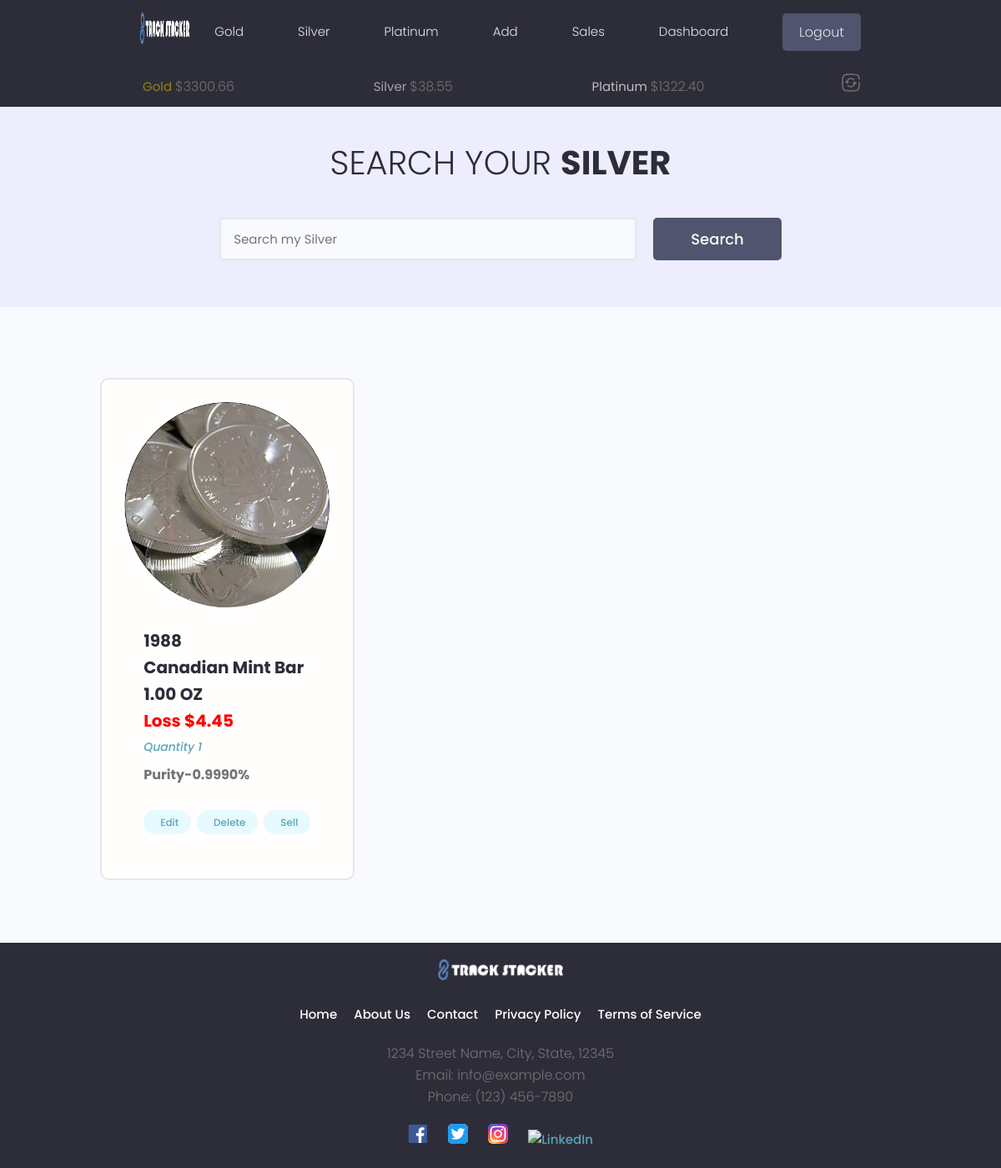
The app's page /silver/ (signed in), older data.
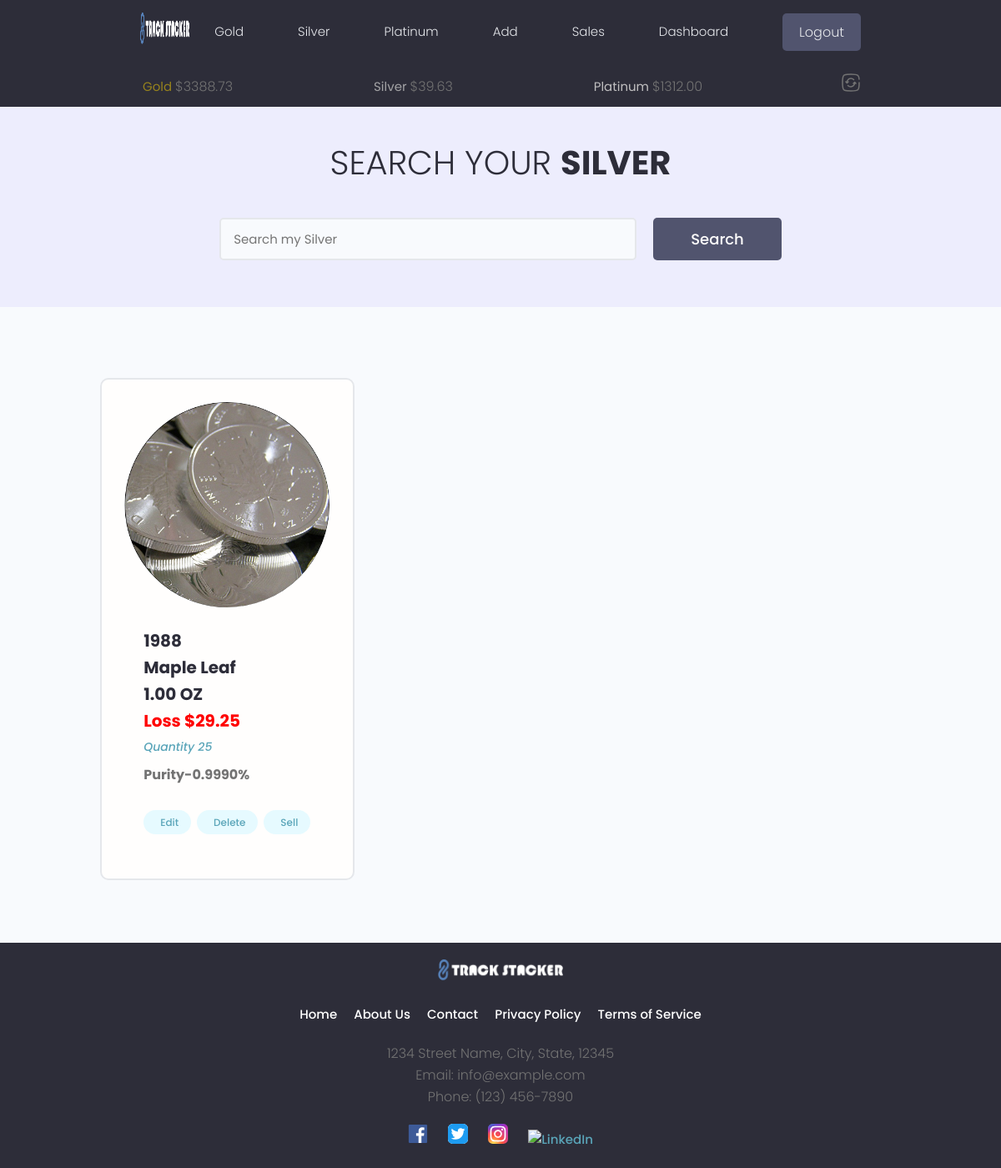
The same page, newer data.
### tracker/models.py (models this page shows, shortened)
class MetalsData(models.Model):
    owner = models.OneToOneField(Profile, on_delete=models.CASCADE)
    timestamp = models.IntegerField(default=0)
    rates = models.JSONField(default=dict)
    currency = models.CharField(max_length=30)
    current_gold_price = models.DecimalField(max_digits=30, decimal_places=2, default=0)
    current_silver_price = models.DecimalField(max_digits=30, decimal_places=2, default=0)
    current_platinum_price = models.DecimalField(max_digits=30, decimal_places=2, default=0)
    class Meta:
        verbose_name_plural = "Metals Data"

class Silver(models.Model):
    METAL_TYPES = (
        ('gold', 'Gold'),
        ('silver', 'Silver'),
        ('platinum', 'Platinum'),
    )
    BAR_ROUND_MISC = (
        ('bar', 'Bar'),
        ('round', 'Round'),
        ('misc', 'Misc'),
    )
    UNIT_CHOICES = [
        ('GRAMS', 'Grams'),
        ('TROY_OUNCES', 'Troy Ounces'),
    ]
    COA_PRESENT = [
        ('yes', 'Yes'),
        ('no', 'No'),
    ]
    owner = models.ForeignKey(Profile, on_delete=models.CASCADE, default=None, null=True, blank=True, unique=False)
    metal_type = models.CharField(max_length=100, choices=METAL_TYPES, default='')
    item_type = models.CharField(max_length=100, choices=BAR_ROUND_MISC, default='round')
    coa_present = models.CharField(max_length=100, choices=COA_PRESENT, default='no')
    item_year =models.PositiveIntegerField(null=True, blank=True, default=None)
    item_name = models.CharField(max_length=100)
    item_about = models.TextField(max_length=500, null=True, blank=True, default="")
    featured_image = models.ImageField(default='images/silver_avatar.jpg', null=True, blank=True)
    purity = models.DecimalField(max_digits=15, decimal_places=4, null=True, blank=True)
    quantity = models.IntegerField()
    weight_troy_oz = models.DecimalField(max_digits=30, decimal_places=4)
    weight_grams = models.DecimalField(max_digits=30, decimal_places=4, default=0.00)
    cost_to_purchase = models.DecimalField(max_digits=20, decimal_places=2)
    spot_at_purchase = models.DecimalField(max_digits=20, decimal_places=2, null=True, blank=True, default=None)
    premium = models.DecimalField(max_digits=20, decimal_places=2, null=True, blank=True, default=0.00)
    shipping_cost = models.DecimalField(max_digits=15, decimal_places=2, null=True, blank=True)
    purchased_from = models.CharField(max_length=100)
    created = models.DateTimeField(auto_now_add=True)
    cost_per_unit = models.DecimalField(max_digits=20, decimal_places=2, null=True, blank=True, default=0.00)
    total_cost_per_unit = models.DecimalField(max_digits=20, decimal_places=2, null=True, blank=True, default=0.00)
    weight_per_unit = models.DecimalField(max_digits=20, decimal_places=4, default=0.00)
    initial_weight_unit = models.CharField(max_length=50, choices=UNIT_CHOICES, default='TROY_OUNCES')
    id = models.UUIDField(default=uuid.uuid4, primary_key=True, editable=False)
    class Meta:
        verbose_name_plural = "Silver"
    def calculate_profit(self, spot_price):
        if self.quantity > 0:
            try:
                melt_value = Decimal(self.weight_troy_oz) * Decimal(spot_price)
                profit = melt_value - (self.total_cost_per_unit * self.quantity)
            except Exception as e:
                print(f'There has been an error {e}')
            return profit
        else:
            profit = 0.00
            return profit

### tracker/views.py (the view, shortened to what this page needs)
# urls.py: path('<str:metal_type>/', views.metalPage, name='metal_page'),
@login_required(login_url='login-user')
def metalPage(request, metal_type):
    metals_data, created = MetalsData.objects.get_or_create(owner=request.user.profile)
    five_minutes_later = metals_data.timestamp + 300
    unix_time_now = int(time.time())
    if metals_data.current_gold_price == 0:
        metals_data.get_api_data(request.user)
    elif (unix_time_now - five_minutes_later) > 300:
        print('strawberry pancakes')
    gold_price = metals_data.current_gold_price
    silver_price = metals_data.current_silver_price
    platinum_price = metals_data.current_platinum_price
    print(f"Gold {gold_price}")
    print(f"Silver {silver_price}")
    print(f"Platinum {platinum_price}")
    metal_objects = None
    template_name = None
    results, search_query = searchMetals(request)
    if metal_type == 'gold':
        spot_price = gold_price
        if search_query:
            metal_objects = results.get('gold_items')
        else:
            metal_objects = Gold.objects.filter(owner=request.user.profile)
        template_name = 'tracker/gold.html'
    elif metal_type == 'silver':
        spot_price = silver_price
        if search_query:
            metal_objects = results.get('silver_items')
        else:
            metal_objects = Silver.objects.filter(owner=request.user.profile)
        template_name = 'tracker/silver.html'
    else:
        raise Http404
    if metal_objects:
        custom_range, metal_objects = paginateMetals(request, metal_objects, 6)
        for object in metal_objects:
            object.profit = object.calculate_profit(spot_price)
        for object in metal_objects:
            object.weight = object.weight_per_unit
        context = {
            'object.weight': object.weight,
            'object.profit': object.profit,
            'spot_price': spot_price,
            'custom_range': custom_range,
            'metal_type': metal_type,
            'metal_objects': metal_objects,
            'search_query': search_query
        }
    return render(request, template_name, context)

### tracker/context_processors.py (called while the page is built)
def subheader_context(request):
    subheader_data = {}
    if request.user.is_authenticated:
        try:
            metals_data, created = MetalsData.objects.get_or_create(owner=request.user.profile)
            subheader_data['gold_price'] = metals_data.current_gold_price
            subheader_data['silver_price'] = metals_data.current_silver_price
            subheader_data['platinum_price'] = metals_data.current_platinum_price
        except MetalsData.DoesNotExist:
            subheader_data['gold_price'] = 'N/A'
            subheader_data['silver_price'] = 'N/A'
            subheader_data['platinum_price'] = 'N/A'
    return subheader_data

### tracker/templatetags/custom_filters.py (called while the page is built)
@register.filter
def absolute(value):
    return abs(value)

### tracker/templates/tracker/silver.html (shortened to what the changed rows need)
{% extends 'main.html' %}
{% block content %}
{% load static %}
{% load multiply %}
{% load custom_filters %}
<main class="projects">
    <section class="hero-section text-center">
      <div class="container container--narrow">
        <div class="hero-section__box">
          <h2>Search your <span>Silver</span></h2>
        </div>
      </div>
    </section>
    <section class="projectsList">
      <div class="container">
        <div class="grid grid--three">
          {% if search_query %}
          {% for object in metal_objects %}
          <div class="column">
            <div class="card project">
              <a href="{% url 'singleMetal' metal_type='silver' pk=object.pk %}" class="project">
                {% if object.featured_image.url != None %}
                <div class="project__thumbnail metal__thumbnail" style="background-image: url('{{ object.featured_image.url }}')">
                </div>
                {% else %}
                <div class="project__thumbnail metal__thumbnail" style="background-image: url('{% static 'images/default.jpg' %}')">
                </div>
                {% endif %}
                <div class="card__body">
                  <h3 class="project__title">{{object.item_year}}</h3>
                  <h3 class="project__title">{{object.item_name}}</h3>
                  {% if object.initial_weight_unit == 'TROY_OUNCES' %}
                  <h3 class="project__title">{{object.weight|floatformat:2}} OZ</h3>
                  {% else %}
                  <h3 class="project__title">{{object.weight|floatformat:2}} Gram{{object.weight|floatformat:2|pluralize}}</h3>
                  {% endif %}
                  {% if object.quantity > 0 %}
                    {% if object.profit > 0 %}
                    <h3 class="project__title profit_plus">Profit ${{object.profit|floatformat:2}}</h3>
                    {% elif object.profit == 0 %}
                    <h3 class="project__title profit_neutral">{{object.profit|floatformat:2}}</h3>
                    {% else %}
                    <h3 class="project__title profit_minus">Loss ${{object.profit|absolute|floatformat:2}}</h3>
                    {% endif %}
                  {% else %}
                    <h3 class="project__title profit_neutral">SOLD OUT</h3>
                  {% endif %}
                  <p><a class="project__author" href="{% url 'singleMetal' metal_type='silver' pk=object.pk %}">Quantity {{object.quantity}}</a></p>
                  <p class="project--rating">
                    <span style="font-weight: bold;">Purity-{{object.purity}}%</span>
                  </p>
                  <p class="project--rating">
                    <a class="tag tag--pill tag--main settings__btn" href="{% url 'editPage' metal_type=object.metal_type pk=object.pk %}"><i class="im im-edit"></i> Edit</a>
                    <a class="tag tag--pill tag--main settings__btn" href="{% url 'deletePage' metal_type=object.metal_type pk=object.pk %}"><i class="im im-edit"></i> Delete</a>
                    <a class="tag tag--pill tag--main settings__btn" href="{% url 'sellPage' metal_type=object.metal_type pk=object.pk %}"><i class="im im-edit"></i> Sell</a>
                  </p>
                </div>
              </a>
            </div>
          </div>
          {% endfor %}
          {% else %}
          {% for object in metal_objects %}
          <div class="column">
            <div class="card project">
              <a href="{% url 'singleMetal' metal_type='silver' pk=object.pk %}" class="project">
                {% if object.featured_image.url != None %}
                <div class="project__thumbnail metal__thumbnail" style="background-image: url('{{ object.featured_image.url }}')">
                </div>
                {% else %}
                <div class="project__thumbnail metal__thumbnail" style="background-image: url('{% static 'images/default.jpg' %}')">
                </div>
                {% endif %}
                <div class="card__body">
                  <h3 class="project__title">{{object.item_year}}</h3>
                  <h3 class="project__title">{{object.item_name}}</h3>
                  {% if object.initial_weight_unit == 'TROY_OUNCES' %}
                  <h3 class="project__title">{{object.weight|floatformat:2}} OZ</h3>
                  {% else %}
                  <h3 class="project__title">{{object.weight|floatformat:2}} Gram{{object.weight|floatformat:2|pluralize}}</h3>
                  {% endif %}
                  {% if object.quantity > 0 %}
                    {% if object.profit > 0 %}
                    <h3 class="project__title profit_plus">Profit ${{object.profit|floatformat:2}}</h3>
                    {% elif object.profit == 0 %}
                    <h3 class="project__title profit_neutral">{{object.profit|floatformat:2}}</h3>
                    {% else %}
                    <h3 class="project__title profit_minus">Loss ${{object.profit|absolute|floatformat:2}}</h3>
                    {% endif %}
                  {% else %}
                    <h3 class="project__title profit_neutral">SOLD OUT</h3>
                  {% endif %}
                  <p><a class="project__author" href="{% url 'singleMetal' metal_type='silver' pk=object.pk %}">Quantity {{object.quantity}}</a></p>
                  <p class="project--rating">
                    <span style="font-weight: bold;">Purity-{{object.purity}}%</span>
                  </p>
                  <p class="project--rating">
                    <a class="tag tag--pill tag--main settings__btn" href="{% url 'editPage' metal_type=object.metal_type pk=object.pk %}"> Edit</a>
                    <a class="tag tag--pill tag--main settings__btn" href="{% url 'deletePage' metal_type=object.metal_type pk=object.pk %}"> Delete</a>
                    <a class="tag tag--pill tag--main settings__btn" href="{% url 'sellPage' metal_type=object.metal_type pk=object.pk %}"> Sell</a>
                  </p>
                </div>
              </a>
            </div>
          </div>
          {% endfor %}
          {% endif %}
        </div>
      </div>
    </section>
  </main>
{% endblock content %}

### templates/sub_header.html (shortened to what this page needs)
{% load static %}
<div id="sticky-bar">
  <header class="subheader">
    <div class="container container--narrow">
      <nav class="subheader__nav">
        <ul>
          <li class="subheader__menuItem" id="goldspot">Gold&nbsp;<span>${{gold_price}}</span></li>
          <li class="subheader__menuItem" id="silverspot">Silver&nbsp;<span>${{silver_price}}</span></li>
          <li class="subheader__menuItem" id="platinumspot">Platinum&nbsp;<span>${{platinum_price}}</span></li>
          <li class="subheader__menuItem"><a><span class="solar--refresh-square-broken" id="update-metals-data-button"></span></a></li>
        </ul>
      </nav>
    </div>
  </header>
</div>

Row changes from the older to the newer data that the page shows:
removed Silver: featured_image (picture), item_year "1988", item_name "Canadian Mint Bar", weight "1.00", profit|absolute "4.45", quantity "1", purity "0.9990"
changed MetalsData: current_gold_price "3300.66" → "3388.73"; current_silver_price "38.55" → "39.63"; current_platinum_price "1322.40" → "1312.00"
added Silver: featured_image (picture), item_year "1988", item_name "Maple Leaf", weight "1.00", profit|absolute "29.25", quantity "25", purity "0.9990"
